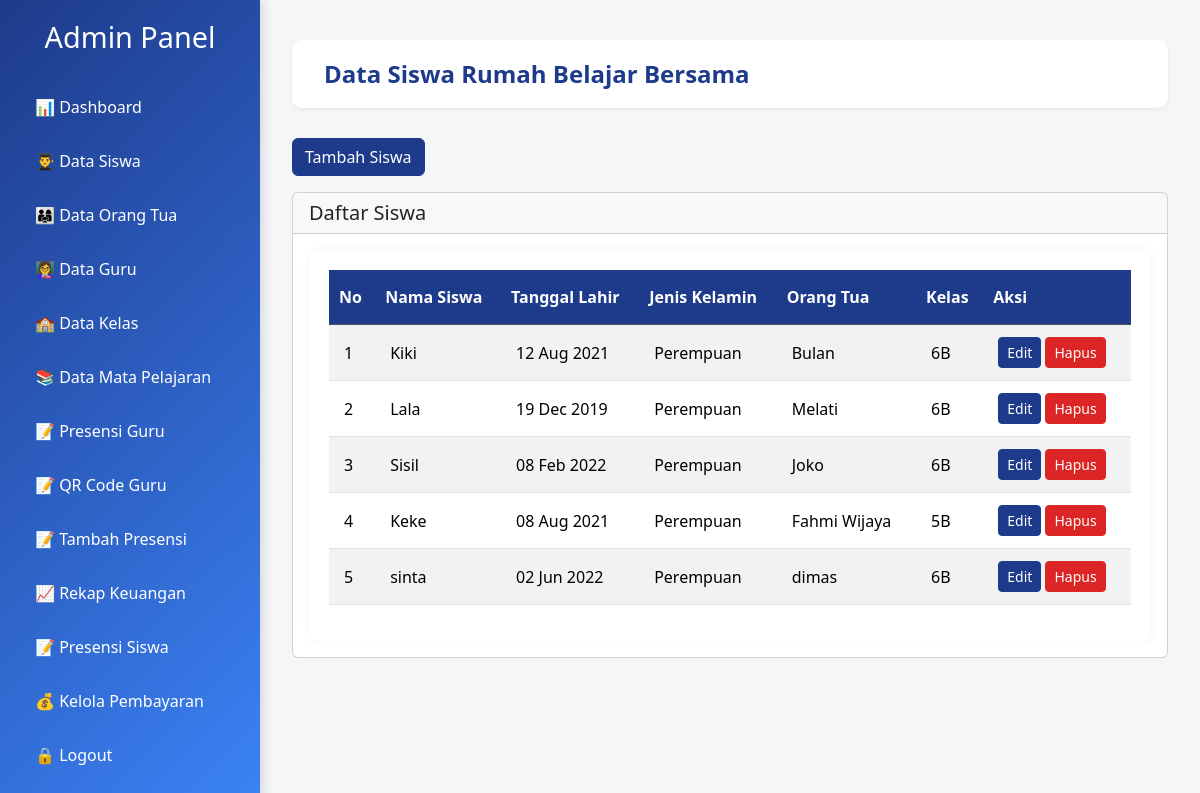
The page /absen/admin/data-siswa/ on the database its author committed.
### rumahbelajar/models.py (models this page shows, shortened)
class Siswa(models.Model):
    user = models.OneToOneField(User, on_delete=models.CASCADE, related_name='rumahbelajar_siswa')
    nama = models.CharField(max_length=100)
    tanggal_lahir = models.DateField()
    jenis_kelamin = models.CharField(max_length=10)
    orang_tua = models.ForeignKey(OrangTua, on_delete=models.CASCADE)
    kelas = models.ForeignKey(Kelas, on_delete=models.SET_NULL, null=True, related_name='siswa')

class OrangTua(models.Model):
    user = models.OneToOneField(User, on_delete=models.CASCADE, related_name='rumahbelajar_orangtua')
    nama = models.CharField(max_length=100)
    alamat = models.TextField()
    no_telp = models.CharField(max_length=15)

class Kelas(models.Model):
    nama = models.CharField(max_length=100)

### rumahbelajar/views.py (the view, shortened to what this page needs)
# urls.py: path('admin/data-siswa/', views.data_siswa, name='data_siswa'),
def data_siswa(request):
    students = Siswa.objects.select_related('orang_tua', 'kelas').all()
    if request.method == 'POST':
        siswa_id = request.POST.get('siswa_id')
        if siswa_id:  # Edit siswa
            siswa = get_object_or_404(Siswa, id=siswa_id)
            form = StudentForm(request.POST, instance=siswa)
            if form.is_valid():
                form.save()
                messages.success(request, f'Data siswa {siswa.nama} berhasil diperbarui.')
                return redirect('rumahbelajar:data_siswa')
            else:
                messages.error(request, 'Gagal memperbarui data siswa. Periksa kembali formulir.')
        else:  # Tambah siswa baru
            form = StudentForm(request.POST)
            if form.is_valid():
                student = form.save()
                messages.success(request, f'Siswa {student.nama} berhasil ditambahkan')
                return redirect('rumahbelajar:data_siswa')
            else:
                messages.error(request, 'Gagal menambahkan siswa. Periksa kembali formulir.')
    else:
        form = StudentForm()
    orang_tua_list = OrangTua.objects.all()
    kelas_list = Kelas.objects.all()
    context = {
        'siswa_list': students,
        'form': form,
        'orang_tua_list': orang_tua_list,
        'kelas_list': kelas_list
    }
    return render(request, 'admin/data_siswa.html', context)

### rumahbelajar/templates/admin/data_siswa.html (shortened to what this page needs)
<!DOCTYPE html>
{% load form_filters %}
<html lang="en">
<head>
    <link rel="stylesheet" href="https://cdn.jsdelivr.net/npm/bootstrap@5.3.3/dist/css/bootstrap.min.css">
</head>
<body>
    <div class="container-fluid">
        <nav class="sidebar" id="sidebar">
            <h2>Admin Panel</h2>
            <ul>
                <li><a href="{% url 'rumahbelajar:dashboard_admin' %}">📊 Dashboard</a></li>
                <li><a href="{% url 'rumahbelajar:data_siswa' %}">👨‍🎓 Data Siswa</a></li>
                <li><a href="{% url 'rumahbelajar:data_orang_tua' %}">👨‍👩‍👧 Data Orang Tua</a></li>
                <li><a href="{% url 'rumahbelajar:data_guru_admin' %}">👩‍🏫 Data Guru</a></li>
                <li><a href="{% url 'rumahbelajar:kelas' %}">🏫 Data Kelas</a></li>
                <li><a href="{% url 'rumahbelajar:mata_pelajaran_admin' %}">📚 Data Mata Pelajaran</a></li>
                <li><a href="{% url 'rumahbelajar:presensi_guru_admin' %}">📝 Presensi Guru</a></li>
                <li><a href="{% url 'rumahbelajar:generate_admin_qrcode' %}">📝 QR Code Guru</a></li>
                <li><a href="{% url 'rumahbelajar:tambah_presensi' %}">📝 Tambah Presensi</a></li>
                <li><a href="{% url 'keuangan:rekap_keuangan' %}">📈 Rekap Keuangan</a></li>
                <li><a href="{% url 'rumahbelajar:presensi_siswa_admin' %}">📝 Presensi Siswa</a></li>
                <li><a href="{% url 'keuangan:kelola_pembayaran' %}">💰 Kelola Pembayaran</a></li>
                <li><a href="{% url 'rumahbelajar:login' %}"><span>🔒</span> Logout</a></li>
            </ul>
        </nav>
        <div class="main-content">
            <div class="header">Data Siswa Rumah Belajar Bersama</div>
            <button type="button" class="btn btn-primary mb-3" data-bs-toggle="modal" data-bs-target="#tambahSiswaModal">
                Tambah Siswa
            </button>
            <div class="card">
                <div class="card-header">
                    <h5 class="mb-0">Daftar Siswa</h5>
                </div>
                <div class="card-body">
                    <div class="table-responsive">
                        <table class="table table-striped table-hover">
                            <thead class="table-dark">
                                <tr>
                                    <th>No</th>
                                    <th>Nama Siswa</th>
                                    <th>Tanggal Lahir</th>
                                    <th>Jenis Kelamin</th>
                                    <th>Orang Tua</th>
                                    <th>Kelas</th>
                                    <th>Aksi</th>
                                </tr>
                            </thead>
                            <tbody>
                                {% for siswa in siswa_list %}
                                <tr>
                                    <td>{{ forloop.counter }}</td>
                                    <td>{{ siswa.nama }}</td>
                                    <td>{{ siswa.tanggal_lahir|date:"d M Y" }}</td>
                                    <td>{{ siswa.jenis_kelamin }}</td>
                                    <td>{{ siswa.orang_tua.nama }}</td>
                                    <td>{{ siswa.kelas.nama }}</td>
                                    <td>
                                        <a href="{% url 'rumahbelajar:edit_siswa' siswa.id %}" class="btn btn-primary btn-sm">Edit</a>
                                        <a href="{% url 'rumahbelajar:data_siswa' %}?delete={{ siswa.id }}" class="btn btn-danger btn-sm"
                                            onclick="return confirm('Apakah Anda yakin ingin menghapus data ini?')">
                                            Hapus
                                        </a>
                                    </td>
                                </tr>
                                {% empty %}
                                <tr>
                                    <td colspan="6" class="text-center">Tidak ada data siswa</td>
                                </tr>
                                {% endfor %}
                            </tbody>
                        </table>
                    </div>
                </div>
            </div>
        </div>
    </div>
</body>
</html>

### rumahbelajar/templates/admin/data_siswa.html (style rules this page uses)
* { margin: 0; padding: 0; box-sizing: border-box; }
body { font-family: 'Segoe UI', sans-serif; background-color: #f4f6f8; }
.container-fluid { display: flex; flex-direction: row; min-height: 100vh; }
nav.sidebar { width: 260px; background: linear-gradient(135deg, #1e3a8a, #3b82f6); color: white; padding: 20px; position: fixed; height: 100%; box-shadow: 2px 0 12px rgba(0, 0, 0, 0.15); transition: transform 0.3s ease; overflow-y: auto; top: 0; left: 0; z-index: 999; }
.sidebar h2 { font-size: 1.8rem; text-align: center; margin-bottom: 30px; }
.sidebar ul { list-style: none; padding: 0; }
.sidebar a { color: white; text-decoration: none; padding: 10px 15px; display: block; border-radius: 10px; transition: all 0.3s ease-in-out; font-weight: 500; margin-bottom: 10px; }
.main-content { margin-left: 260px; flex: 1; padding: 40px 20px; }
.header { background-color: #ffffff; padding: 1rem 2rem; box-shadow: 0 2px 4px rgba(0, 0, 0, 0.05); font-size: 1.5rem; font-weight: bold; color: #1e3a8a; margin-bottom: 30px; border-radius: 10px; }
.table-responsive { background-color: white; border-radius: 10px; padding: 20px; box-shadow: 0 0 10px rgba(0, 0, 0, 0.05); overflow-x: auto; }
.table-dark th { background-color: #1e3a8a !important; padding: 15px 10px; }
.table tbody td { vertical-align: middle; padding: 12px 15px; }
.btn-primary { background-color: #1e3a8a; border-color: #1e3a8a; }
.btn-danger { background-color: #dc2626; border-color: #dc2626; }

### rows shown on the page
Siswa: nama "Kiki", tanggal_lahir "12 Aug 2021", jenis_kelamin "Perempuan", orang_tua.nama "Bulan", kelas.nama "6B"
Siswa: nama "Lala", tanggal_lahir "19 Dec 2019", jenis_kelamin "Perempuan", orang_tua.nama "Melati", kelas.nama "6B"
Siswa: nama "Sisil", tanggal_lahir "08 Feb 2022", jenis_kelamin "Perempuan", orang_tua.nama "Joko", kelas.nama "6B"
Siswa: nama "Keke", tanggal_lahir "08 Aug 2021", jenis_kelamin "Perempuan", orang_tua.nama "Fahmi Wijaya", kelas.nama "5B"
Siswa: nama "sinta", tanggal_lahir "02 Jun 2022", jenis_kelamin "Perempuan", orang_tua.nama "dimas", kelas.nama "6B"
